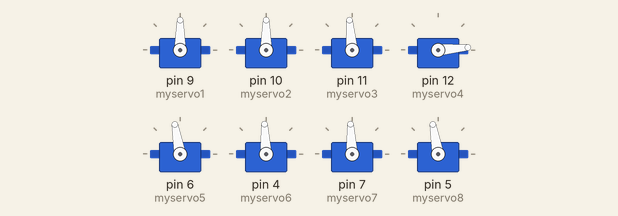
Simulated run of this sketch. Board: Arduino Uno, built with avr-gcc and run on an emulated ATmega328P. On the bench: 8 × servo.

Above: at 0.05 s.
At 1.35 s:
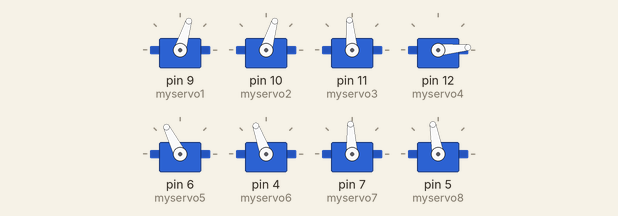
At 2.35 s:
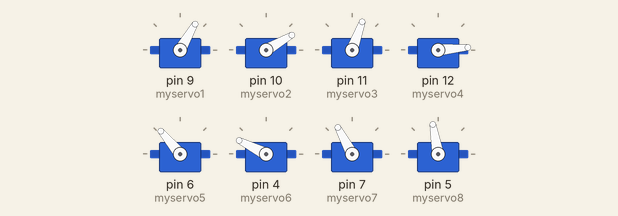
At 7.35 s:
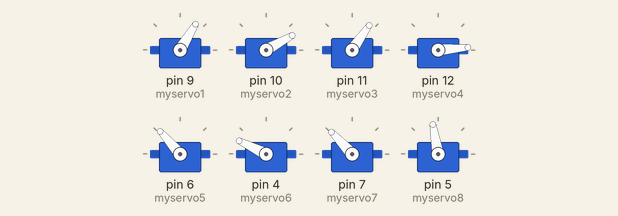
At 11.05 s:
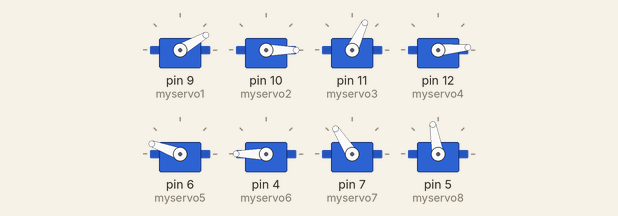
At 14.75 s:
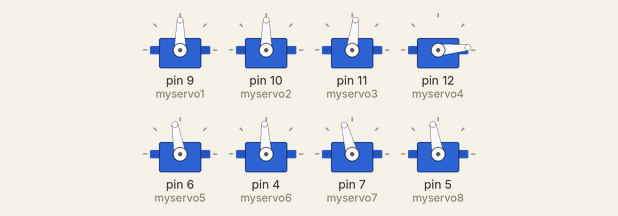
Timing chart, 0 to 21.0 s (numbered marks = the images above):
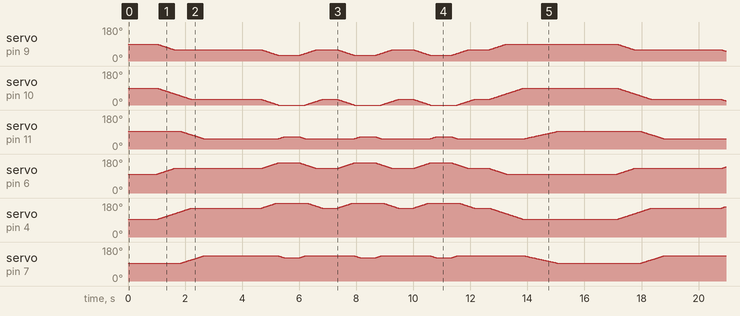

Measured:
- by itself, servo on pin 6 (myservo5): moves between 100° and 160°, repeating every 16.1 s
- by itself, servo on pin 4 (myservo6): moves between 93° and 180°, repeating every 16.1 s
- by itself, servo on pin 7 (myservo7): moves between 93° and 133°, repeating every 16.1 s

The sketch:

Squat.ino
```cpp
#include <Servo.h>

Servo myservo1;
Servo myservo2;
Servo myservo3;
Servo myservo4;

Servo myservo5;
Servo myservo6;
Servo myservo7;
Servo myservo8;


//test
int pos0 = 90;


// White leg

//ankle joint
int pos1 = 90;

//knee joint
int pos2 = 90;

//thigh vertical
int pos3 = 95;

//thigh horizontal joint
int pos4 = 5;


//Grey Leg


//ankle joint
int pos5 = 100;

//knee joint
int pos6 = 93;

//thigh vertical
int pos7 = 93;

//thigh horizontal joint
int pos8 = 100;

void setup() {

  //ankle
  myservo1.attach(9);
  myservo2.attach(10);
  myservo3.attach(11);
  myservo4.attach(12);

  //grey ankle
  myservo5.attach(6);


  myservo6.attach(4);

  myservo7.attach(7);

  myservo8.attach(5);
}

void loop() {


  //STANDING POSITION

  //1

  //WHITE LEG
  //ankle
  myservo1.write(pos1);
  //knee
  myservo2.write(pos2);
  //thigh
  myservo3.write(pos3);
  //hip
  myservo4.write(pos4);

//GRAY LEG
//ankle
  myservo5.write(pos5);
  //knee
  myservo6.write(pos6);
  //thigh
  myservo7.write(pos7);
  //hip
  myservo8.write(pos8);

  delay(1000);

  //SQUAT
  for (pos0 = 0; pos0 <= 60; pos0 += 1) {
    //GRAY LEG
    //Knee
    myservo6.write(pos6 + pos0);
    //WHITE LEG
    //Knee
    myservo2.write(pos2 - pos0);


    //ankle
    if (pos0 <= 30){
    myservo5.write(pos5 + pos0);
    }
    //ankle
    if (pos0 <= 30){
    myservo1.write(pos1 - pos0);
    }

    //Thigh
    if (pos0 >= 40){
    myservo3.write(pos3 - (pos0-40) );
    }
    //Thigh
    if (pos0 >= 40){
    myservo7.write(pos7 + (pos0-40) );
    }
    delay(20);
  }
  for (pos0 = 0; pos0 <= 20; pos0 += 1) {
    //Thigh
    myservo3.write(pos3 - 20 - pos0 );
    //Thigh
    myservo7.write(pos7 + 20 + pos0 );
    delay(20);
  }

  delay(2000);


  int squats = 0;

  while(squats < 3){
  //SQUAT DEEP
  for (pos0 = 0; pos0 <= 40; pos0 += 1) {
    //GRAY LEG
    //Knee
    myservo6.write(pos6 + 60 + pos0);
    //WHITE LEG
    //Knee
    myservo2.write(pos2 - 60 - pos0);


    //ankle
    if (pos0 <= 30){
    myservo5.write(pos5 + 30 +  pos0);
    }
    //ankle
    if (pos0 <= 30){
    myservo1.write(pos1 - 30 - pos0);
    }

    //Thigh
    if (pos0 >= 30){
    myservo3.write(pos3 - 40 + (pos0-30) );
    }
    //Thigh
    if (pos0 >= 30){
    myservo7.write(pos7 + 40 - (pos0-30) );
    }
    delay(20);
  }

  delay(500);

  //SQUAT BACK
  for (pos0 = 0; pos0 <= 40; pos0 += 1) {
    //Thigh
    if (pos0 <= 10){
    myservo3.write(pos3 - 30 - pos0 );
    }
    //Thigh
    if (pos0 <= 10){
    myservo7.write(pos7 + 30 + pos0 );
    }


    //ankle
    if (pos0 <= 30){
    myservo5.write(pos5 + 60 -  pos0);
    }
    //ankle
    if (pos0 <= 30){
    myservo1.write(pos1 - 60 + pos0);
    }

    //Knee
    myservo6.write(pos6 + 100 - pos0);
    //Knee
    myservo2.write(pos2 - 100 + pos0);


    delay(20);
  }
  squats++;
  delay(500);
  }


    //SQUAT BACK DEEP
  for (pos0 = 0; pos0 <= 60; pos0 += 1) {
    //ankle
    if (pos0 <= 30){
    myservo5.write(pos5 + 30 - pos0);
    }
    //ankle
    if (pos0 <= 30){
    myservo1.write(pos1 - 30 +  pos0);
    }

    //Knee
    myservo6.write(pos6 + 60 - pos0);
    //Knee
    myservo2.write(pos2 - 60 +  pos0);

    delay(20);
  }
  for (pos0 = 0; pos0 <= 40; pos0 += 1) {
    //Thigh
    myservo3.write(pos3 - 40 + pos0 );
    //Thigh
    myservo7.write(pos7 + 40 - pos0 );
    delay(30);
  }


  delay(1000);
}
```
